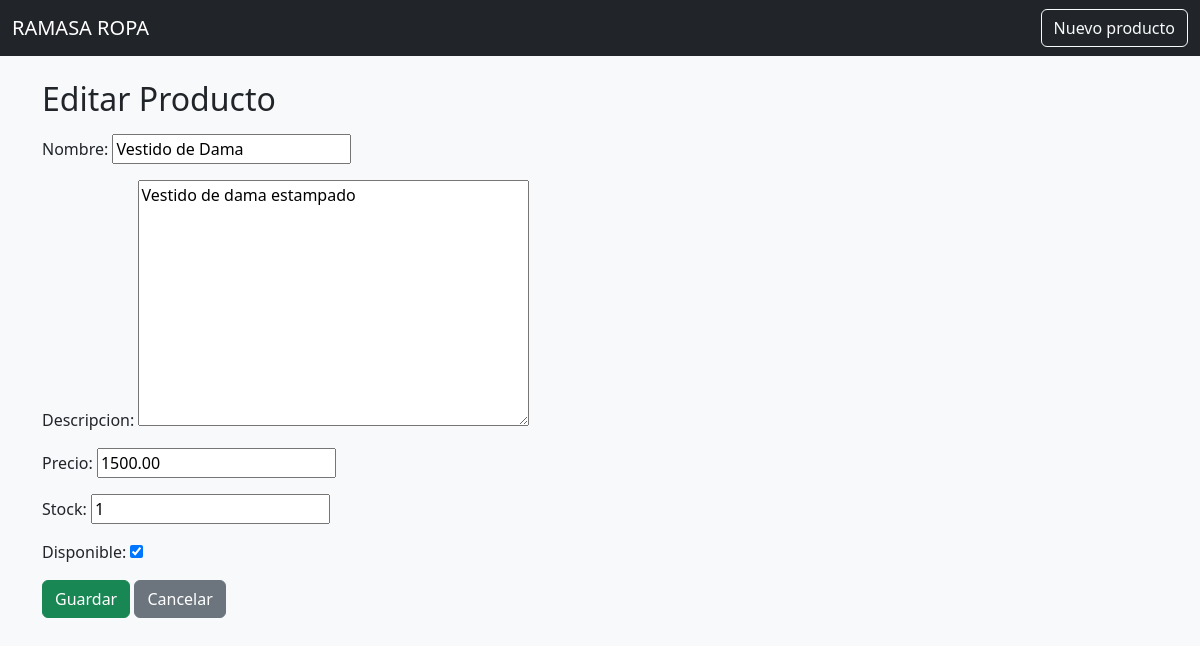
Screenshot of /productos/editar/4/ with the database file from the repository.
### productos/models.py (models this page shows, shortened)
class Producto(models.Model):
    nombre = models.CharField(max_length=100)
    descripcion = models.TextField()
    precio = models.DecimalField(max_digits=10, decimal_places=2)
    stock = models.IntegerField()
    disponible = models.BooleanField(default=True)

### productos/views.py (the view)
# urls.py: path('editar/<int:pk>/', ProductoUpdateView.as_view(), name='producto_update'),
class ProductoUpdateView(UpdateView):
    model = Producto
    form_class = ProductoForm  # ← Usamos el formulario personalizado
    template_name = 'productos/producto_form.html'
    success_url = reverse_lazy('producto_list')

### productos/forms.py
class ProductoForm(forms.ModelForm):
    class Meta:
        model = Producto
        fields = ['nombre', 'descripcion', 'precio', 'stock', 'disponible']

### productos/templates/productos/producto_form.html (shortened to what this page needs)
{% extends 'productos/base.html' %}
{% block content %}
<h2>{% if object %}Editar{% else %}Crear{% endif %} Producto</h2>
<form method="post" class="mt-3">
    {{ form.as_p }}
    <button type="submit" class="btn btn-success">Guardar</button>
    <a class="btn btn-secondary" href="{% url 'producto_list' %}">Cancelar</a>
</form>
{% endblock %}

### rows the page displays
Producto: nombre "Vestido de Dama", descripcion "Vestido de dama estampado", precio "1500.00", stock "1", disponible "☑"
